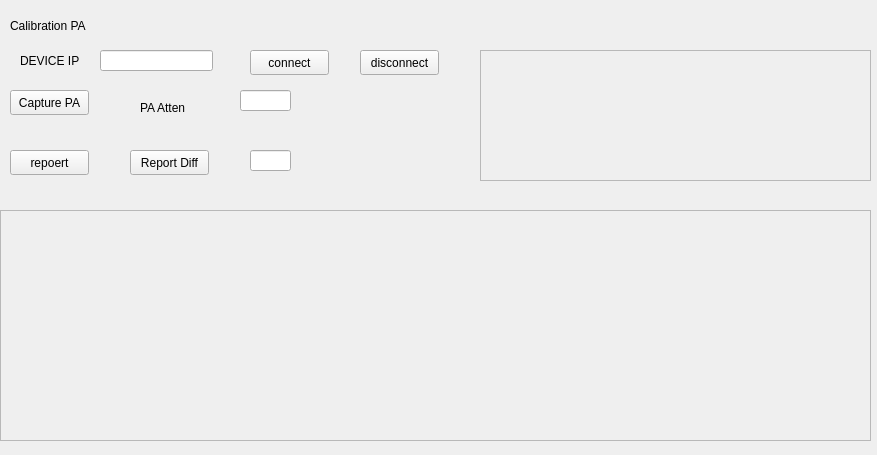
<?xml version="1.0" encoding="UTF-8"?>
<ui version="4.0">
 <class>PACalibration</class>
 <widget class="QWidget" name="PACalibration">
  <property name="geometry">
   <rect>
    <x>0</x>
    <y>0</y>
    <width>877</width>
    <height>455</height>
   </rect>
  </property>
  <property name="windowTitle">
   <string>Form</string>
  </property>
  <widget class="QLineEdit" name="paAtten">
   <property name="geometry">
    <rect>
     <x>240</x>
     <y>90</y>
     <width>51</width>
     <height>21</height>
    </rect>
   </property>
   <property name="text">
    <string/>
   </property>
  </widget>
  <widget class="QPushButton" name="paReportDiff">
   <property name="geometry">
    <rect>
     <x>130</x>
     <y>150</y>
     <width>79</width>
     <height>25</height>
    </rect>
   </property>
   <property name="text">
    <string>Report Diff</string>
   </property>
  </widget>
  <widget class="QPushButton" name="paCap">
   <property name="geometry">
    <rect>
     <x>10</x>
     <y>90</y>
     <width>79</width>
     <height>25</height>
    </rect>
   </property>
   <property name="text">
    <string>Capture PA</string>
   </property>
  </widget>
  <widget class="QPushButton" name="deviceDisconnect">
   <property name="geometry">
    <rect>
     <x>360</x>
     <y>50</y>
     <width>79</width>
     <height>25</height>
    </rect>
   </property>
   <property name="text">
    <string>disconnect</string>
   </property>
  </widget>
  <widget class="QLabel" name="label_17">
   <property name="geometry">
    <rect>
     <x>140</x>
     <y>100</y>
     <width>58</width>
     <height>15</height>
    </rect>
   </property>
   <property name="text">
    <string>PA Atten</string>
   </property>
  </widget>
  <widget class="QLineEdit" name="deviceIP">
   <property name="geometry">
    <rect>
     <x>100</x>
     <y>50</y>
     <width>113</width>
     <height>21</height>
    </rect>
   </property>
  </widget>
  <widget class="QPushButton" name="paReport">
   <property name="geometry">
    <rect>
     <x>10</x>
     <y>150</y>
     <width>79</width>
     <height>25</height>
    </rect>
   </property>
   <property name="text">
    <string>repoert</string>
   </property>
  </widget>
  <widget class="QLabel" name="label_18">
   <property name="geometry">
    <rect>
     <x>10</x>
     <y>10</y>
     <width>91</width>
     <height>31</height>
    </rect>
   </property>
   <property name="text">
    <string>Calibration PA</string>
   </property>
  </widget>
  <widget class="QLabel" name="label_19">
   <property name="geometry">
    <rect>
     <x>20</x>
     <y>50</y>
     <width>71</width>
     <height>21</height>
    </rect>
   </property>
   <property name="text">
    <string>DEVICE IP</string>
   </property>
  </widget>
  <widget class="QTextEdit" name="paResultList">
   <property name="enabled">
    <bool>false</bool>
   </property>
   <property name="geometry">
    <rect>
     <x>0</x>
     <y>210</y>
     <width>871</width>
     <height>231</height>
    </rect>
   </property>
  </widget>
  <widget class="QPushButton" name="deviceConnect">
   <property name="geometry">
    <rect>
     <x>250</x>
     <y>50</y>
     <width>79</width>
     <height>25</height>
    </rect>
   </property>
   <property name="text">
    <string>connect</string>
   </property>
  </widget>
  <widget class="QLineEdit" name="paDiffIdx">
   <property name="geometry">
    <rect>
     <x>250</x>
     <y>150</y>
     <width>41</width>
     <height>21</height>
    </rect>
   </property>
  </widget>
  <widget class="QTextEdit" name="paResultTable">
   <property name="enabled">
    <bool>false</bool>
   </property>
   <property name="geometry">
    <rect>
     <x>480</x>
     <y>50</y>
     <width>391</width>
     <height>131</height>
    </rect>
   </property>
  </widget>
 </widget>
 <resources/>
 <connections/>
</ui>
